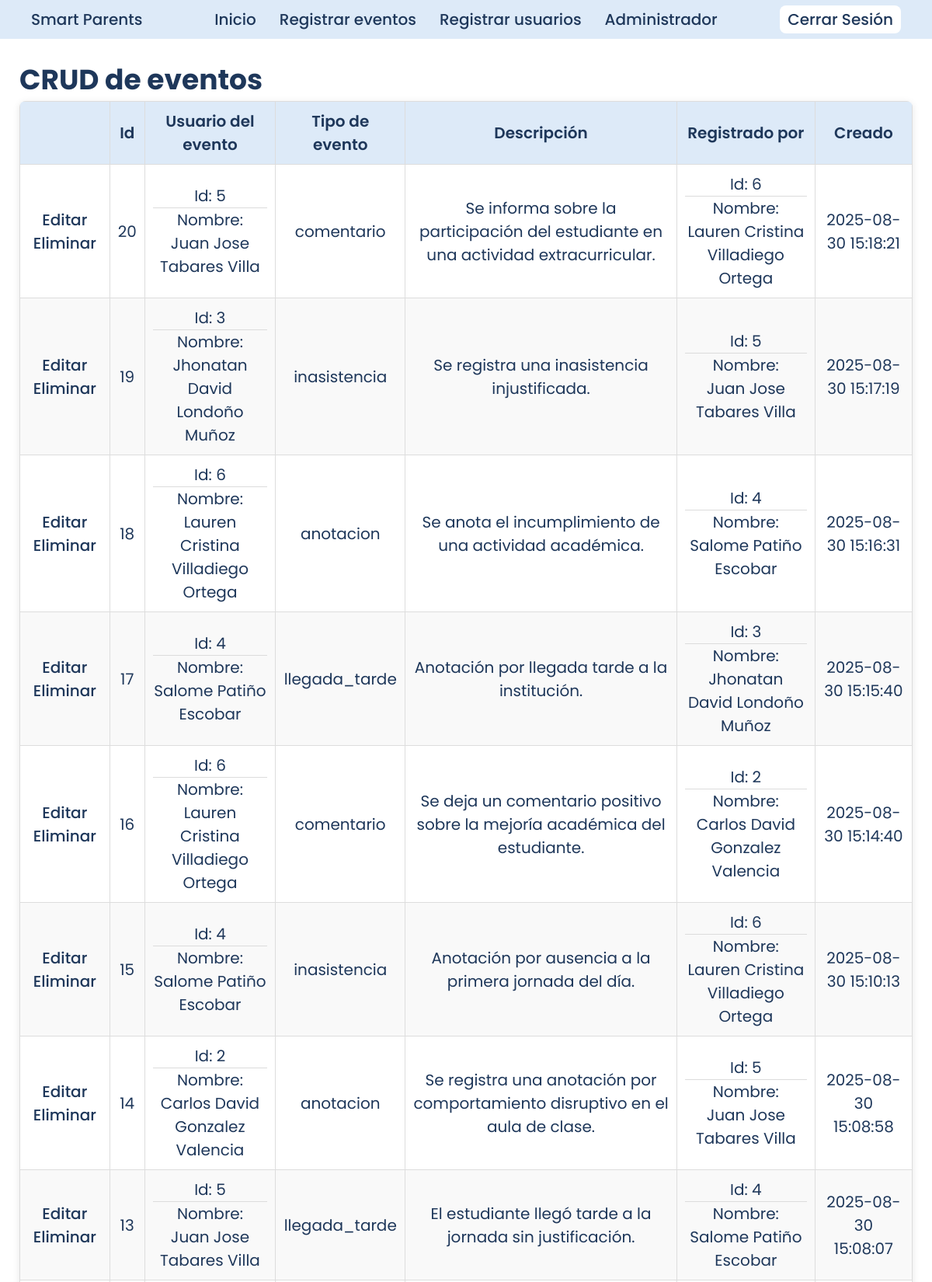
/views/crud/eventos/crud_eventos.php (signed in, upper part), run on the app's committed database.
### tables this page shows
CREATE TABLE eventos (
    id_evento INT AUTO_INCREMENT PRIMARY KEY,
    id_usuario INT NOT NULL,
    tipo_evento ENUM('llegada_tarde', 'anotacion', 'inasistencia', 'comentario') NOT NULL,
    descripcion TEXT NOT NULL,
    registrado_por INT NOT NULL,
    created_at TIMESTAMP DEFAULT CURRENT_TIMESTAMP,
    updated_at TIMESTAMP DEFAULT CURRENT_TIMESTAMP,
    FOREIGN KEY (id_usuario) REFERENCES usuarios(id_usuario),
    FOREIGN KEY (registrado_por) REFERENCES usuarios(id_usuario)
);

CREATE TABLE usuarios (
    id_usuario INT AUTO_INCREMENT PRIMARY KEY,
    rol ENUM('estudiante', 'profesor', 'administrador') NOT NULL,
    identificacion VARCHAR(10) UNIQUE NOT NULL,
    nombre1 VARCHAR(30) NOT NULL,
    nombre2 VARCHAR(30) NULL,
    apellido1 VARCHAR(30) NOT NULL,
    apellido2 VARCHAR(30) NULL,
    email VARCHAR(100) UNIQUE NULL,
    telefono VARCHAR (10) NOT NULL,
    password VARCHAR(255) NOT NULL,
    asignatura ENUM('Administración', 'Matematicas', 'Español', 'Quimica', 'C.Sociales') NULL,
    created_at TIMESTAMP DEFAULT CURRENT_TIMESTAMP,
    updated_at TIMESTAMP DEFAULT CURRENT_TIMESTAMP
);

### actions/eventos/crud_eventos.php (called while the page is built, shortened)
<?php
include $_SERVER['DOCUMENT_ROOT'] . '/smart-parents/config/db_config.php';
$stmt = $conexion->prepare("SELECT e.id_evento, u1.id_usuario AS id_u1, u1.nombre1 AS nombre1_u1, u1.nombre2 AS nombre2_u1, u1.apellido1 AS apellido1_u1, u1.apellido2 AS apellido2_u1, e.tipo_evento, e.descripcion, u2.id_usuario AS registrado_por, u2.nombre1 AS nombre1_u2, u2.nombre2 AS nombre2_u2, u2.apellido1 AS apellido1_u2, u2.apellido2 AS apellido2_u2, e.created_at, e.updated_at FROM eventos AS e INNER JOIN usuarios AS u1 ON e.id_usuario = u1.id_usuario INNER JOIN usuarios AS u2 ON e.registrado_por = u2.id_usuario ORDER BY id_evento DESC");
$stmt->execute();
$resultado = $stmt->get_result();

### views/crud/eventos/crud_eventos.php (the view, shortened to what this page needs)
<?php
$rol = $_SESSION['rol'];
?>
<!DOCTYPE html>
<html lang="es">
<head>
  <link rel="stylesheet" href="/smart-parents/assets/css/style.css">
</head>
<body>
  <?php include $_SERVER['DOCUMENT_ROOT'] . '/smart-parents/includes/dashboard_header.php'; ?>
  <main>
    <h1>CRUD de eventos</h1>
    <table class="tabla">
      <thead>
        <tr>
          <th></th>
          <th>Id</th>
          <th>Usuario del evento</th>
          <th>Tipo de evento</th>
          <th>Descripción</th>
          <th>Registrado por</th>
          <th>Creado</th>
        </tr>
      </thead>
      <tbody>
        <?php include $_SERVER['DOCUMENT_ROOT'] . '/smart-parents/actions/eventos/crud_eventos.php'; ?>
        <?php while ($row = $resultado->fetch_assoc()) { ?>
          <tr>
            <td>
              <a href="/smart-parents/views/crud/eventos/editar_eventos.php?id=<?= $row['id_evento'] ?>">Editar</a>
              <a href="/smart-parents/views/crud/eventos/borrar_eventos.php?id=<?= $row['id_evento'] ?>">Eliminar</a>
            </td>
            <td>
              <?= $row['id_evento']; ?>
            </td>
            <td>
              Id:
              <?= $row['id_u1']; ?>
              <hr>
              Nombre: <br>
              <?= $row['nombre1_u1'] . " " . $row['nombre2_u1'] . " " . $row['apellido1_u1'] . " " . $row['apellido2_u1']; ?>
            </td>
            <td>
              <?= $row['tipo_evento']; ?>
            </td>
            <td>
              <?= $row['descripcion']; ?>
            </td>
            <td>
              Id:
              <?= $row['registrado_por']; ?>
              <hr>
              Nombre: <br>
              <?= $row['nombre1_u2'] . " " . $row['nombre2_u2'] . " " . $row['apellido1_u2'] . " " . $row['apellido2_u2']; ?>
            </td>
            <td>
              <?= $row['created_at']; ?>
            </td>
          </tr>
        <?php } ?>
      </tbody>
    </table>
  </main>
</body>
</html>

### includes/dashboard_header.php
<?php
echo
'<header class="header">
  <div class="header_logo">
    <a href="/smart-parents/views/dashboard.php">Smart Parents</a>
      </div>
        <nav class="header_nav">
          <ul class="header_nav_list">
            <li><a href="/smart-parents/views/dashboard.php">Inicio</a></li>';
if ($rol !== 'estudiante') {
  echo '<li><a href="/smart-parents/views/crud/eventos/registrar_eventos.php">Registrar eventos</a></li>';
};
if ($rol === 'administrador') {
  echo '<li><a href="/smart-parents/views/crud/usuarios/registrar_usuarios.php">Registrar usuarios</a></li>';
};
if ($rol === 'administrador') {
  echo '<li><a href="/smart-parents/views/crud/admin.php">Administrador</a></li>';
};
echo '    </ul>
        </nav>
      <div class="header_nav_login">
    <a href="/smart-parents/actions/auth/logout.php" class="btn_secundary">Cerrar Sesión</a>
  </div>
</header>';

### assets/css/style.css (style rules this page uses)
* { padding: 0px; margin: 0px; box-sizing: border-box; }
main { margin: 25px; }
hr { border: none; height: 1px; background-color: gainsboro; }
:root { --color-bg: #ffffff; --color-header: #ddeaf8; --color-btn-primary: #00abe4; --color-btn-primary-hover: #2373ff; --color-heading: #1e375a; --color-text-base: #61728e; --color-text-btn-hover: #2364d2; --color-icons: #aaccfb; --color-green: #40a02b; --color-red: #d20f39; }
.btn_secundary { background-color: var(--color-bg); color: var(--color-heading); font-size: 20px; border-radius: 8px; padding: 3px 10px; }
a { text-decoration: none; font-family: "Poppins", sans-serif; font-weight: 500; font-style: normal; color: var(--color-heading); font-size: 20px; transition: color 0.2s ease; }
h1 { font-family: "Poppins", sans-serif; font-weight: 700; font-style: normal; color: var(--color-heading); font-size: 36px; }
.header { background-color: var(--color-header); display: grid; grid-template-columns: 1fr auto 1fr; height: 50px; }
.header_logo { margin-left: 40px; display: flex; align-items: center; }
.header_nav { display: flex; align-items: center; justify-content: center; }
.header_nav_list { list-style: none; display: flex; gap: 30px; }
.header_nav_login { display: flex; justify-self: flex-end; align-self: center; margin-right: 40px; }
.tabla { width: 100%; border-collapse: collapse; font-family: Arial, sans-serif; font-size: 14px; background-color: #fff; border-radius: 8px; overflow: hidden; box-shadow: 0 2px 10px rgba(0, 0, 0, 0.1); }
.tabla th, .tabla td { padding: 10px 10px; text-align: center; border-bottom: 1px solid ddd; border-top: 1px solid #ddd; border-right: 1px solid #ddd; border-left: 1px solid #ddd; font-family: "Poppins", sans-serif; font-weight: 400; font-style: normal; color: var(--color-heading); line-height: 30px; font-size: 20px; }
.tabla th { font-weight: 600; }
.tabla thead { background-color: var(--color-header); color: var(--color-heading); }
.tabla tbody tr { border-bottom: 1px solid #ddd; border-left: 1px solid #ddd; border-right: 1px solid #ddd; }
.tabla tbody tr:nth-child(even) { background-color: #f9f9f9; }

### data on the page
eventos: id_evento "20", id_usuario.id_usuario "5", id_usuario.nombre1 "Juan", id_usuario.nombre2 "Jose", id_usuario.apellido1 "Tabares", id_usuario.apellido2 "Villa", tipo_evento "comentario", descripcion "Se informa sobre la participación del estudiante en una actividad extracurricular.", registrado_por.id_usuario "6", registrado_por.nombre1 "Lauren", registrado_por.nombre2 "Cristina", registrado_por.apellido1 "Villadiego", registrado_por.apellido2 "Ortega", created_at "2025-08-30 15:18:21"
eventos: id_evento "19", id_usuario.id_usuario "3", id_usuario.nombre1 "Jhonatan", id_usuario.nombre2 "David", id_usuario.apellido1 "Londoño", id_usuario.apellido2 "Muñoz", tipo_evento "inasistencia", descripcion "Se registra una inasistencia injustificada.", registrado_por.id_usuario "5", registrado_por.nombre1 "Juan", registrado_por.nombre2 "Jose", registrado_por.apellido1 "Tabares", registrado_por.apellido2 "Villa", created_at "2025-08-30 15:17:19"
eventos: id_evento "18", id_usuario.id_usuario "6", id_usuario.nombre1 "Lauren", id_usuario.nombre2 "Cristina", id_usuario.apellido1 "Villadiego", id_usuario.apellido2 "Ortega", tipo_evento "anotacion", descripcion "Se anota el incumplimiento de una actividad académica.", registrado_por.id_usuario "4", registrado_por.nombre1 "Salome", registrado_por.apellido1 "Patiño", registrado_por.apellido2 "Escobar", created_at "2025-08-30 15:16:31"
eventos: id_evento "17", id_usuario.id_usuario "4", id_usuario.nombre1 "Salome", id_usuario.apellido1 "Patiño", id_usuario.apellido2 "Escobar", tipo_evento "llegada_tarde", descripcion "Anotación por llegada tarde a la institución.", registrado_por.id_usuario "3", registrado_por.nombre1 "Jhonatan", registrado_por.nombre2 "David", registrado_por.apellido1 "Londoño", registrado_por.apellido2 "Muñoz", created_at "2025-08-30 15:15:40"
eventos: id_evento "16", id_usuario.id_usuario "6", id_usuario.nombre1 "Lauren", id_usuario.nombre2 "Cristina", id_usuario.apellido1 "Villadiego", id_usuario.apellido2 "Ortega", tipo_evento "comentario", descripcion "Se deja un comentario positivo sobre la mejoría académica del estudiante.", registrado_por.id_usuario "2", registrado_por.nombre1 "Carlos", registrado_por.nombre2 "David", registrado_por.apellido1 "Gonzalez", registrado_por.apellido2 "Valencia", created_at "2025-08-30 15:14:40"
eventos: id_evento "15", id_usuario.id_usuario "4", id_usuario.nombre1 "Salome", id_usuario.apellido1 "Patiño", id_usuario.apellido2 "Escobar", tipo_evento "inasistencia", descripcion "Anotación por ausencia a la primera jornada del día.", registrado_por.id_usuario "6", registrado_por.nombre1 "Lauren", registrado_por.nombre2 "Cristina", registrado_por.apellido1 "Villadiego", registrado_por.apellido2 "Ortega", created_at "2025-08-30 15:10:13"
eventos: id_evento "14", id_usuario.id_usuario "2", id_usuario.nombre1 "Carlos", id_usuario.nombre2 "David", id_usuario.apellido1 "Gonzalez", id_usuario.apellido2 "Valencia", tipo_evento "anotacion", descripcion "Se registra una anotación por comportamiento disruptivo en el aula de clase.", registrado_por.id_usuario "5", registrado_por.nombre1 "Juan", registrado_por.nombre2 "Jose", registrado_por.apellido1 "Tabares", registrado_por.apellido2 "Villa", created_at "2025-08-30 15:08:58"
eventos: id_evento "13", id_usuario.id_usuario "5", id_usuario.nombre1 "Juan", id_usuario.nombre2 "Jose", id_usuario.apellido1 "Tabares", id_usuario.apellido2 "Villa", tipo_evento "llegada_tarde", descripcion "El estudiante llegó tarde a la jornada sin justificación.", registrado_por.id_usuario "4", registrado_por.nombre1 "Salome", registrado_por.apellido1 "Patiño", registrado_por.apellido2 "Escobar", created_at "2025-08-30 15:08:07"
